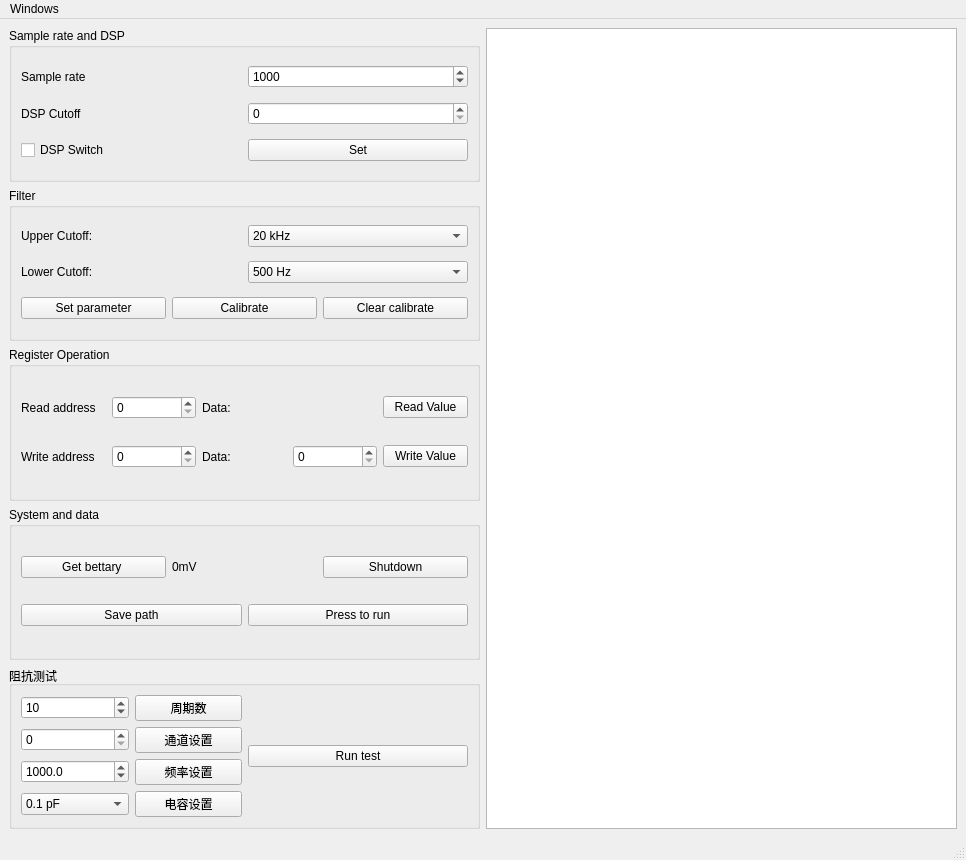
<?xml version="1.0" encoding="UTF-8"?>
<ui version="4.0">
 <class>MainWindow</class>
 <widget class="QMainWindow" name="MainWindow">
  <property name="geometry">
   <rect>
    <x>0</x>
    <y>0</y>
    <width>966</width>
    <height>860</height>
   </rect>
  </property>
  <property name="sizePolicy">
   <sizepolicy hsizetype="Preferred" vsizetype="Minimum">
    <horstretch>0</horstretch>
    <verstretch>0</verstretch>
   </sizepolicy>
  </property>
  <property name="windowTitle">
   <string>MainWindow</string>
  </property>
  <widget class="QWidget" name="centralwidget">
   <layout class="QGridLayout" name="gridLayout">
    <item row="0" column="0">
     <widget class="QGroupBox" name="groupBox_2">
      <property name="title">
       <string>Sample rate and DSP</string>
      </property>
      <layout class="QHBoxLayout" name="horizontalLayout_8">
       <item>
        <layout class="QVBoxLayout" name="verticalLayout">
         <item>
          <layout class="QHBoxLayout" name="horizontalLayout">
           <item>
            <widget class="QLabel" name="label_3">
             <property name="text">
              <string>Sample rate</string>
             </property>
            </widget>
           </item>
           <item>
            <widget class="QSpinBox" name="spinBox_SamplingPeriod">
             <property name="minimum">
              <number>1</number>
             </property>
             <property name="maximum">
              <number>10000</number>
             </property>
             <property name="value">
              <number>1000</number>
             </property>
            </widget>
           </item>
          </layout>
         </item>
         <item>
          <layout class="QHBoxLayout" name="horizontalLayout_6">
           <item>
            <widget class="QLabel" name="label_5">
             <property name="text">
              <string>DSP Cutoff</string>
             </property>
            </widget>
           </item>
           <item>
            <widget class="QSpinBox" name="spinBox_DSPCutoff">
             <property name="maximum">
              <number>15</number>
             </property>
            </widget>
           </item>
          </layout>
         </item>
         <item>
          <layout class="QHBoxLayout" name="horizontalLayout_7">
           <item>
            <widget class="QCheckBox" name="checkBox_DSPOnoff">
             <property name="text">
              <string>DSP Switch</string>
             </property>
            </widget>
           </item>
           <item>
            <widget class="QPushButton" name="pushButton_SampleDSP">
             <property name="text">
              <string>Set</string>
             </property>
            </widget>
           </item>
          </layout>
         </item>
        </layout>
       </item>
      </layout>
     </widget>
    </item>
    <item row="3" column="0">
     <widget class="QGroupBox" name="groupBox_5">
      <property name="title">
       <string>System and data</string>
      </property>
      <layout class="QHBoxLayout" name="horizontalLayout_13">
       <item>
        <layout class="QVBoxLayout" name="verticalLayout_4">
         <item>
          <layout class="QHBoxLayout" name="horizontalLayout_11">
           <item>
            <widget class="QPushButton" name="pushButton_getBatt">
             <property name="text">
              <string>Get bettary </string>
             </property>
            </widget>
           </item>
           <item>
            <widget class="QLabel" name="label_batt">
             <property name="text">
              <string>0mV</string>
             </property>
            </widget>
           </item>
           <item>
            <widget class="QPushButton" name="pushButton_shutdown">
             <property name="text">
              <string>Shutdown</string>
             </property>
            </widget>
           </item>
          </layout>
         </item>
         <item>
          <layout class="QHBoxLayout" name="horizontalLayout_14">
           <item>
            <widget class="QPushButton" name="pushButton_savePath">
             <property name="text">
              <string>Save path</string>
             </property>
            </widget>
           </item>
           <item>
            <widget class="QPushButton" name="pushButton_run">
             <property name="text">
              <string>Press to run</string>
             </property>
            </widget>
           </item>
          </layout>
         </item>
        </layout>
       </item>
      </layout>
     </widget>
    </item>
    <item row="2" column="0">
     <widget class="QGroupBox" name="groupBox_3">
      <property name="title">
       <string>Register Operation</string>
      </property>
      <layout class="QHBoxLayout" name="horizontalLayout_10">
       <item>
        <layout class="QVBoxLayout" name="verticalLayout_3">
         <item>
          <layout class="QHBoxLayout" name="horizontalLayout_4">
           <item>
            <widget class="QLabel" name="label_6">
             <property name="text">
              <string>Read address</string>
             </property>
            </widget>
           </item>
           <item>
            <widget class="QSpinBox" name="spinBox_ReadAddr"/>
           </item>
           <item>
            <widget class="QLabel" name="label_4">
             <property name="text">
              <string>Data:</string>
             </property>
            </widget>
           </item>
           <item>
            <widget class="QLabel" name="label_readValue">
             <property name="text">
              <string/>
             </property>
            </widget>
           </item>
           <item>
            <widget class="QPushButton" name="pushButton_read">
             <property name="text">
              <string>Read Value</string>
             </property>
            </widget>
           </item>
          </layout>
         </item>
         <item>
          <layout class="QHBoxLayout" name="horizontalLayout_12">
           <item>
            <widget class="QLabel" name="label_7">
             <property name="text">
              <string>Write address</string>
             </property>
            </widget>
           </item>
           <item>
            <widget class="QSpinBox" name="spinBox_writeAddr"/>
           </item>
           <item>
            <widget class="QLabel" name="label_9">
             <property name="text">
              <string>Data:</string>
             </property>
            </widget>
           </item>
           <item>
            <widget class="QSpinBox" name="spinBox_writeData"/>
           </item>
           <item>
            <widget class="QPushButton" name="pushButton_write">
             <property name="text">
              <string>Write Value</string>
             </property>
            </widget>
           </item>
          </layout>
         </item>
        </layout>
       </item>
      </layout>
     </widget>
    </item>
    <item row="1" column="0">
     <widget class="QGroupBox" name="groupBox">
      <property name="title">
       <string>Filter</string>
      </property>
      <layout class="QHBoxLayout" name="horizontalLayout_9">
       <item>
        <layout class="QVBoxLayout" name="verticalLayout_2">
         <item>
          <layout class="QHBoxLayout" name="horizontalLayout_2">
           <item>
            <widget class="QLabel" name="label">
             <property name="text">
              <string>Upper Cutoff:</string>
             </property>
            </widget>
           </item>
           <item>
            <widget class="QComboBox" name="comboBox_UpperCutoff">
             <item>
              <property name="text">
               <string>20 kHz</string>
              </property>
             </item>
             <item>
              <property name="text">
               <string>15 kHz</string>
              </property>
             </item>
             <item>
              <property name="text">
               <string>10 kHz</string>
              </property>
             </item>
             <item>
              <property name="text">
               <string>7.5 kHz</string>
              </property>
             </item>
             <item>
              <property name="text">
               <string>5 kHz</string>
              </property>
             </item>
             <item>
              <property name="text">
               <string>3 kHz</string>
              </property>
             </item>
             <item>
              <property name="text">
               <string>2.5 kHz</string>
              </property>
             </item>
             <item>
              <property name="text">
               <string>2 kHz</string>
              </property>
             </item>
             <item>
              <property name="text">
               <string>1.5 kHz</string>
              </property>
             </item>
             <item>
              <property name="text">
               <string>1 kHz</string>
              </property>
             </item>
             <item>
              <property name="text">
               <string>750 Hz</string>
              </property>
             </item>
             <item>
              <property name="text">
               <string>500 Hz</string>
              </property>
             </item>
             <item>
              <property name="text">
               <string>300 Hz</string>
              </property>
             </item>
             <item>
              <property name="text">
               <string>250 Hz</string>
              </property>
             </item>
             <item>
              <property name="text">
               <string>200 Hz</string>
              </property>
             </item>
             <item>
              <property name="text">
               <string>100 Hz</string>
              </property>
             </item>
            </widget>
           </item>
          </layout>
         </item>
         <item>
          <layout class="QHBoxLayout" name="horizontalLayout_3">
           <item>
            <widget class="QLabel" name="label_2">
             <property name="text">
              <string>Lower Cutoff:</string>
             </property>
            </widget>
           </item>
           <item>
            <widget class="QComboBox" name="comboBox_LowerCutoff">
             <item>
              <property name="text">
               <string>500 Hz</string>
              </property>
             </item>
             <item>
              <property name="text">
               <string>300 Hz</string>
              </property>
             </item>
             <item>
              <property name="text">
               <string>250 Hz</string>
              </property>
             </item>
             <item>
              <property name="text">
               <string>200 Hz</string>
              </property>
             </item>
             <item>
              <property name="text">
               <string>150 Hz</string>
              </property>
             </item>
             <item>
              <property name="text">
               <string>100 Hz</string>
              </property>
             </item>
             <item>
              <property name="text">
               <string>75 Hz</string>
              </property>
             </item>
             <item>
              <property name="text">
               <string>50 Hz</string>
              </property>
             </item>
             <item>
              <property name="text">
               <string>30 Hz</string>
              </property>
             </item>
             <item>
              <property name="text">
               <string>25 Hz</string>
              </property>
             </item>
             <item>
              <property name="text">
               <string>20 Hz</string>
              </property>
             </item>
             <item>
              <property name="text">
               <string>15 Hz</string>
              </property>
             </item>
             <item>
              <property name="text">
               <string>10 Hz</string>
              </property>
             </item>
             <item>
              <property name="text">
               <string>7.5 Hz</string>
              </property>
             </item>
             <item>
              <property name="text">
               <string>5 Hz</string>
              </property>
             </item>
             <item>
              <property name="text">
               <string>3 Hz</string>
              </property>
             </item>
             <item>
              <property name="text">
               <string>2.5 Hz</string>
              </property>
             </item>
             <item>
              <property name="text">
               <string>2 Hz</string>
              </property>
             </item>
             <item>
              <property name="text">
               <string>1.5 Hz</string>
              </property>
             </item>
             <item>
              <property name="text">
               <string>1 Hz</string>
              </property>
             </item>
             <item>
              <property name="text">
               <string>0.75 Hz</string>
              </property>
             </item>
             <item>
              <property name="text">
               <string>0.5 Hz</string>
              </property>
             </item>
             <item>
              <property name="text">
               <string>0.3 Hz</string>
              </property>
             </item>
             <item>
              <property name="text">
               <string>0.25 Hz</string>
              </property>
             </item>
             <item>
              <property name="text">
               <string>0.1 Hz</string>
              </property>
             </item>
            </widget>
           </item>
          </layout>
         </item>
         <item>
          <layout class="QHBoxLayout" name="horizontalLayout_5">
           <item>
            <widget class="QPushButton" name="pushButton_Bandwidth">
             <property name="text">
              <string>Set parameter</string>
             </property>
            </widget>
           </item>
           <item>
            <widget class="QPushButton" name="pushButton_calibrate">
             <property name="text">
              <string>Calibrate</string>
             </property>
            </widget>
           </item>
           <item>
            <widget class="QPushButton" name="pushButton_clear">
             <property name="text">
              <string>Clear calibrate</string>
             </property>
            </widget>
           </item>
          </layout>
         </item>
        </layout>
       </item>
      </layout>
     </widget>
    </item>
    <item row="4" column="0">
     <widget class="QGroupBox" name="groupBox_7">
      <property name="title">
       <string>阻抗测试</string>
      </property>
      <layout class="QHBoxLayout" name="horizontalLayout_16">
       <item>
        <layout class="QVBoxLayout" name="verticalLayout_5">
         <item>
          <layout class="QHBoxLayout" name="horizontalLayout_15">
           <item>
            <widget class="QSpinBox" name="spinBox_zcount">
             <property name="minimum">
              <number>1</number>
             </property>
             <property name="maximum">
              <number>20</number>
             </property>
             <property name="value">
              <number>10</number>
             </property>
            </widget>
           </item>
           <item>
            <widget class="QPushButton" name="pushButton_zcount">
             <property name="text">
              <string>周期数</string>
             </property>
            </widget>
           </item>
          </layout>
         </item>
         <item>
          <layout class="QHBoxLayout" name="horizontalLayout_17">
           <item>
            <widget class="QSpinBox" name="spinBox_ch"/>
           </item>
           <item>
            <widget class="QPushButton" name="pushButton_channelset">
             <property name="text">
              <string>通道设置</string>
             </property>
            </widget>
           </item>
          </layout>
         </item>
         <item>
          <layout class="QHBoxLayout" name="horizontalLayout_18">
           <item>
            <widget class="QDoubleSpinBox" name="doubleSpinBox_hz">
             <property name="decimals">
              <number>1</number>
             </property>
             <property name="minimum">
              <double>0.100000000000000</double>
             </property>
             <property name="maximum">
              <double>10000.000000000000000</double>
             </property>
             <property name="value">
              <double>1000.000000000000000</double>
             </property>
            </widget>
           </item>
           <item>
            <widget class="QPushButton" name="pushButton_hz">
             <property name="text">
              <string>频率设置</string>
             </property>
            </widget>
           </item>
          </layout>
         </item>
         <item>
          <layout class="QHBoxLayout" name="horizontalLayout_19">
           <item>
            <widget class="QComboBox" name="comboBox">
             <property name="currentIndex">
              <number>0</number>
             </property>
             <item>
              <property name="text">
               <string>0.1 pF</string>
              </property>
             </item>
             <item>
              <property name="text">
               <string>1 pF</string>
              </property>
             </item>
             <item>
              <property name="text">
               <string>10pF</string>
              </property>
             </item>
            </widget>
           </item>
           <item>
            <widget class="QPushButton" name="pushButton_currentset">
             <property name="text">
              <string>电容设置</string>
             </property>
            </widget>
           </item>
          </layout>
         </item>
        </layout>
       </item>
       <item>
        <widget class="QPushButton" name="pushButton_impedancetest">
         <property name="text">
          <string>Run test</string>
         </property>
        </widget>
       </item>
      </layout>
     </widget>
    </item>
    <item row="0" column="1" rowspan="5">
     <widget class="QChartView" name="graphicsView">
      <property name="sizePolicy">
       <sizepolicy hsizetype="Preferred" vsizetype="Expanding">
        <horstretch>0</horstretch>
        <verstretch>0</verstretch>
       </sizepolicy>
      </property>
     </widget>
    </item>
   </layout>
  </widget>
  <widget class="QMenuBar" name="menubar">
   <property name="geometry">
    <rect>
     <x>0</x>
     <y>0</y>
     <width>966</width>
     <height>25</height>
    </rect>
   </property>
   <widget class="QMenu" name="menuWindows">
    <property name="title">
     <string>Windows</string>
    </property>
    <addaction name="actionDebug"/>
    <addaction name="actionDynamic"/>
   </widget>
   <addaction name="menuWindows"/>
  </widget>
  <widget class="QStatusBar" name="statusbar"/>
  <action name="actionDebug">
   <property name="text">
    <string>Debug</string>
   </property>
  </action>
  <action name="actionDynamic">
   <property name="text">
    <string>Dynamic</string>
   </property>
  </action>
 </widget>
 <customwidgets>
  <customwidget>
   <class>QChartView</class>
   <extends>QGraphicsView</extends>
   <header>qchartview.h</header>
  </customwidget>
 </customwidgets>
 <resources/>
 <connections/>
</ui>
